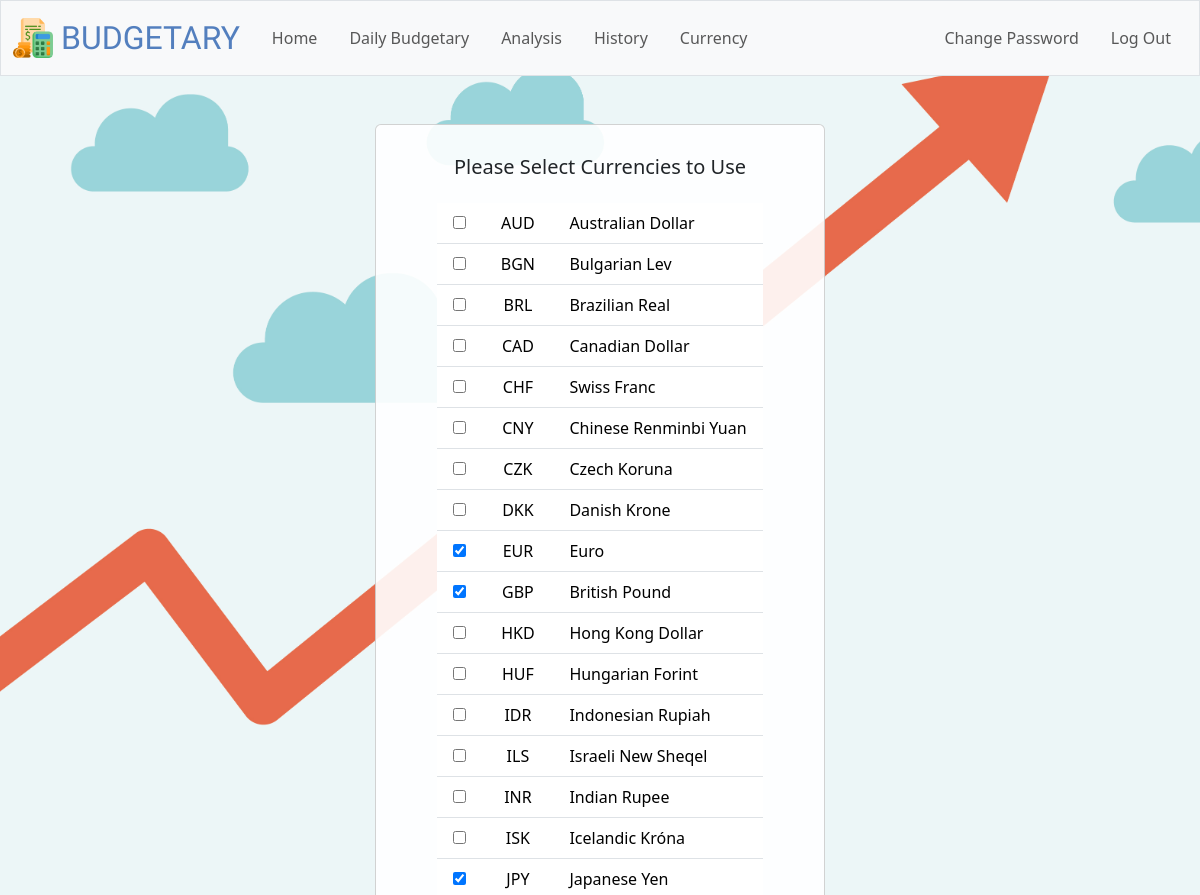
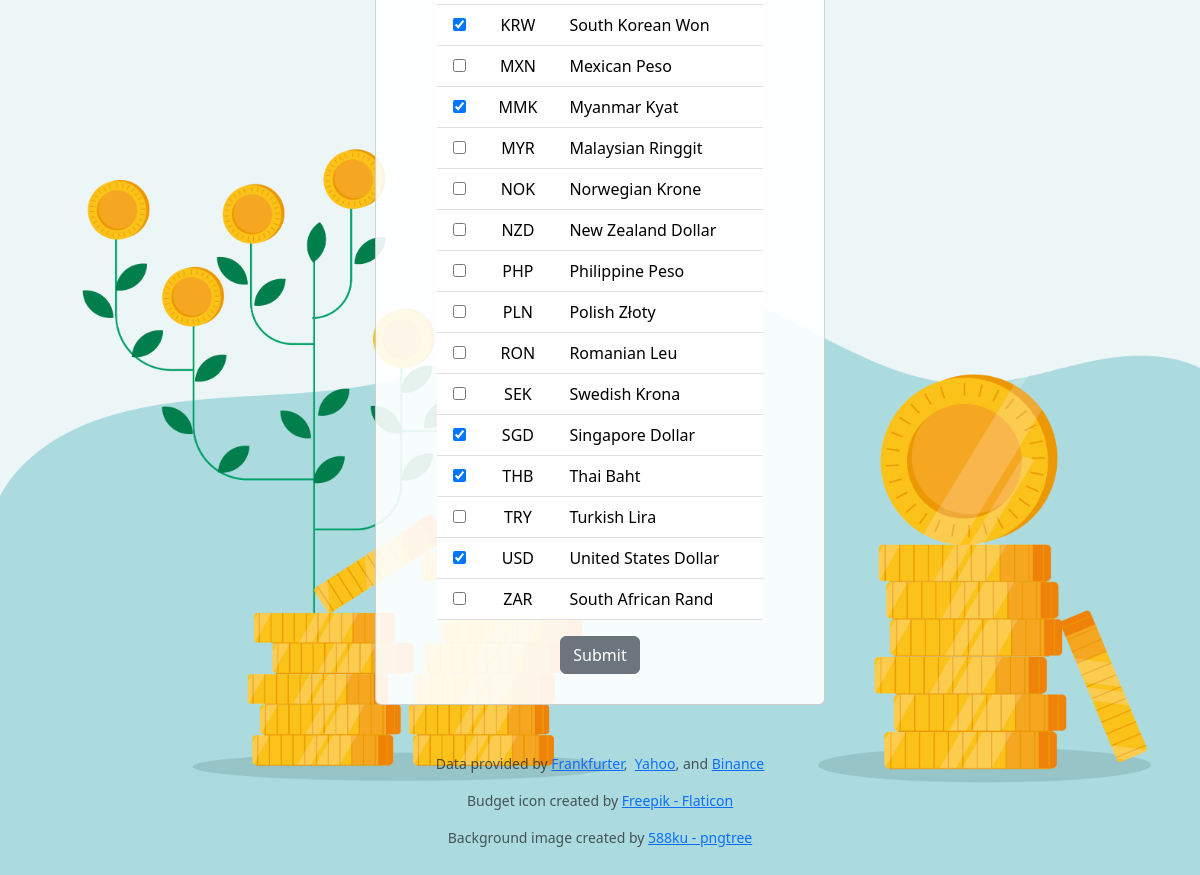
/currency (signed in), run on the app's committed database (2 pictures, top to bottom).
### tables this page shows
CREATE TABLE currencies (
currency_code TEXT PRIMARY KEY NOT NULL,
currency TEXT NOT NULL
);

### app.py (the view, shortened to what this page needs)
@app.route("/currency", methods=["GET", "POST"])
def choose_currency():
    user_id = session.get("user_id")
    currencies = db.execute(
        "SELECT * FROM currencies"
    )
    previous_currencies = db.execute(
        "SELECT currency_code FROM user_currencies WHERE user_id = ?", user_id
    )
    previous_currencies_list = [row['currency_code'] for row in previous_currencies]
    selected_currencies = request.form.getlist('currency')
    return render_template("currency.html", currencies=currencies, previous_currencies=previous_currencies_list)

### app.py (called while the page is built)
@app.after_request
def after_request(response):
    response.headers["Cache-Control"] = "no-cache, no-store, must-revalidate"
    response.headers["Expires"] = 0
    response.headers["Pragma"] = "no-cache"
    return response

### templates/currency.html (shortened to what this page needs)
{% extends "layout.html" %}
{% block main %}
<div class="card currency-container">
    <div class="h5 text-center pb-3">
        Please Select Currencies to Use
    </div>
    <form action="/currency" method="post">
        <table class="table table-hover">
            <tbody>
                {% for currency in currencies %}
                    <tr>
                        <td class="px-3">
                            <input type="checkbox" name="currency" value="{{ currency['currency_code'] }}"
                            {% if currency['currency_code'] in previous_currencies %}
                                checked
                            {% endif %}>
                        </td>
                        <td class="px-3">
                            {{ currency['currency_code'] }}
                        </td>
                        <td class="px-3 text-start">
                            {{ currency['currency'] }}
                        </td>
                    </tr>
                {% endfor %}
            </tbody>
        </table>
        <button class="btn btn-secondary" type="submit">Submit</button>
    </form>
</div>
{% endblock %}

### static/styles.css (style rules this page uses)
body { background: url('finance06.jpg'); background-position: center; background-repeat: no-repeat; background-size: cover; }
.currency-container { display: flex; flex-direction: column; justify-content: center; align-items: center; padding: 30px 15px; margin: auto; width: 450px; background-color: rgba(255, 255, 255, 0.9); }
tr { height: 40px; vertical-align: middle; }

### data on the page
currencies: currency_code "AUD", currency "Australian Dollar"
currencies: currency_code "BGN", currency "Bulgarian Lev"
currencies: currency_code "BRL", currency "Brazilian Real"
currencies: currency_code "CAD", currency "Canadian Dollar"
currencies: currency_code "CHF", currency "Swiss Franc"
currencies: currency_code "CNY", currency "Chinese Renminbi Yuan"
currencies: currency_code "CZK", currency "Czech Koruna"
currencies: currency_code "DKK", currency "Danish Krone"
currencies: currency_code "☑", currency_code "EUR", currency "Euro"
currencies: currency_code "☑", currency_code "GBP", currency "British Pound"
currencies: currency_code "HKD", currency "Hong Kong Dollar"
currencies: currency_code "HUF", currency "Hungarian Forint"
currencies: currency_code "IDR", currency "Indonesian Rupiah"
currencies: currency_code "ILS", currency "Israeli New Sheqel"
currencies: currency_code "INR", currency "Indian Rupee"
currencies: currency_code "ISK", currency "Icelandic Króna"
currencies: currency_code "☑", currency_code "JPY", currency "Japanese Yen"
currencies: currency_code "☑", currency_code "KRW", currency "South Korean Won"
currencies: currency_code "MXN", currency "Mexican Peso"
currencies: currency_code "☑", currency_code "MMK", currency "Myanmar Kyat"
currencies: currency_code "MYR", currency "Malaysian Ringgit"
currencies: currency_code "NOK", currency "Norwegian Krone"
currencies: currency_code "NZD", currency "New Zealand Dollar"
currencies: currency_code "PHP", currency "Philippine Peso"
currencies: currency_code "PLN", currency "Polish Złoty"
currencies: currency_code "RON", currency "Romanian Leu"
currencies: currency_code "SEK", currency "Swedish Krona"
currencies: currency_code "☑", currency_code "SGD", currency "Singapore Dollar"
currencies: currency_code "☑", currency_code "THB", currency "Thai Baht"
currencies: currency_code "TRY", currency "Turkish Lira"
currencies: currency_code "☑", currency_code "USD", currency "United States Dollar"
currencies: currency_code "ZAR", currency "South African Rand"
